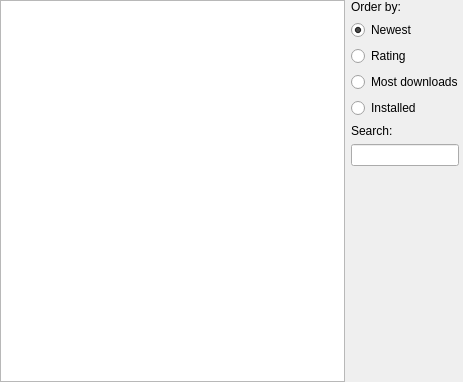
<?xml version="1.0" encoding="UTF-8"?>
<ui version="4.0">
 <class>PackageDownloadDialog</class>
 <widget class="QWidget" name="PackageDownloadDialog">
  <property name="geometry">
   <rect>
    <x>0</x>
    <y>0</y>
    <width>463</width>
    <height>382</height>
   </rect>
  </property>
  <property name="windowTitle">
   <string>Form</string>
  </property>
  <layout class="QGridLayout" name="gridLayout">
   <property name="margin">
    <number>0</number>
   </property>
   <item row="0" column="0" rowspan="8">
    <widget class="QListView" name="listView"/>
   </item>
   <item row="0" column="1">
    <widget class="QLabel" name="label">
     <property name="text">
      <string>Order by:</string>
     </property>
    </widget>
   </item>
   <item row="1" column="1">
    <widget class="QRadioButton" name="newestButton">
     <property name="text">
      <string>Newest</string>
     </property>
     <property name="checked">
      <bool>true</bool>
     </property>
    </widget>
   </item>
   <item row="2" column="1">
    <widget class="QRadioButton" name="ratingButton">
     <property name="text">
      <string>Rating</string>
     </property>
    </widget>
   </item>
   <item row="3" column="1">
    <widget class="QRadioButton" name="mostDownloadsButton">
     <property name="text">
      <string>Most downloads</string>
     </property>
    </widget>
   </item>
   <item row="4" column="1">
    <widget class="QRadioButton" name="installedButton">
     <property name="text">
      <string>Installed</string>
     </property>
    </widget>
   </item>
   <item row="5" column="1">
    <widget class="QLabel" name="label_2">
     <property name="text">
      <string>Search:</string>
     </property>
    </widget>
   </item>
   <item row="6" column="1">
    <widget class="QLineEdit" name="searchLineEdit">
     <property name="sizePolicy">
      <sizepolicy hsizetype="Fixed" vsizetype="Fixed">
       <horstretch>0</horstretch>
       <verstretch>0</verstretch>
      </sizepolicy>
     </property>
    </widget>
   </item>
   <item row="7" column="1">
    <spacer name="verticalSpacer">
     <property name="orientation">
      <enum>Qt::Vertical</enum>
     </property>
     <property name="sizeHint" stdset="0">
      <size>
       <width>20</width>
       <height>40</height>
      </size>
     </property>
    </spacer>
   </item>
  </layout>
 </widget>
 <resources/>
 <connections/>
</ui>
